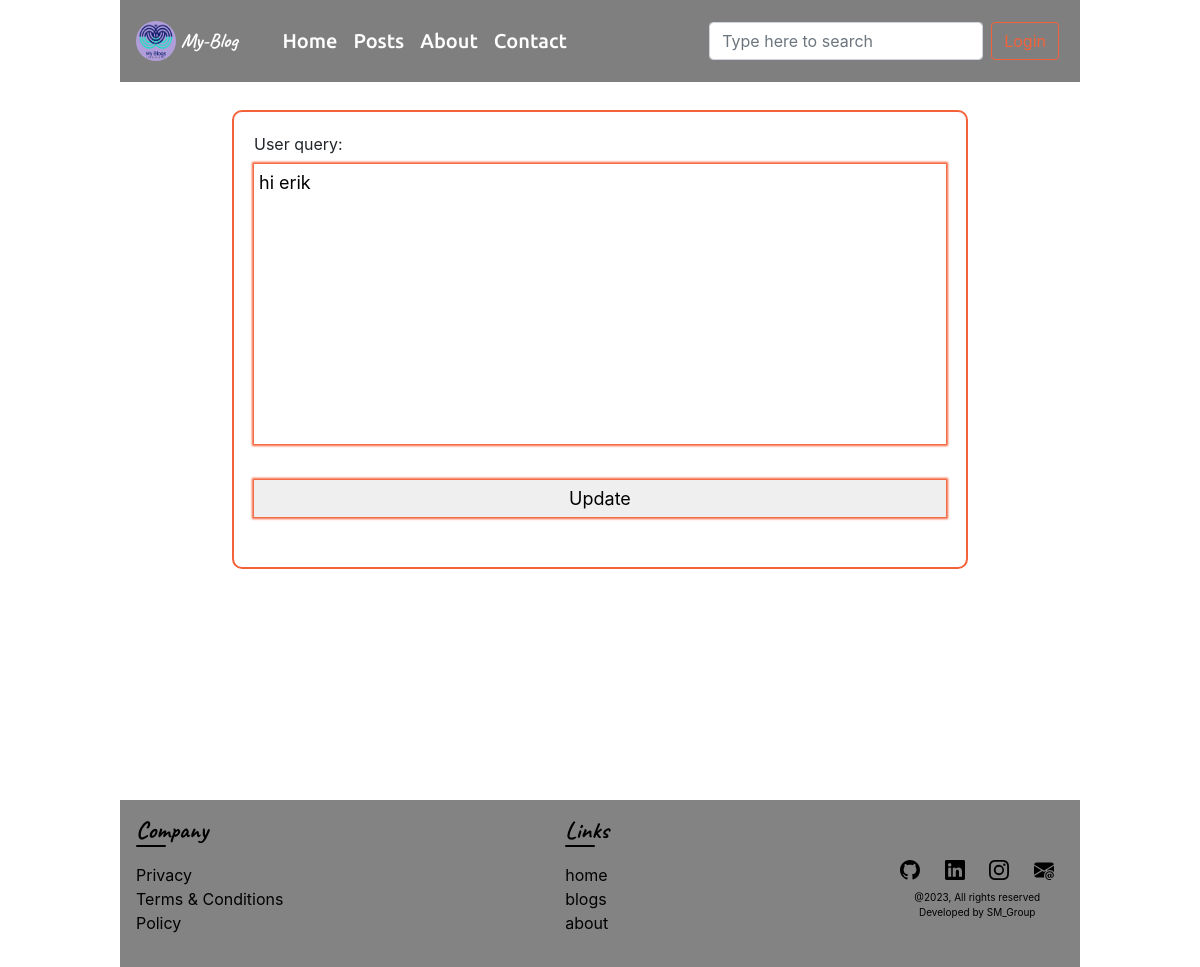
The app's page /all-posts/update-comments/1/, older data.
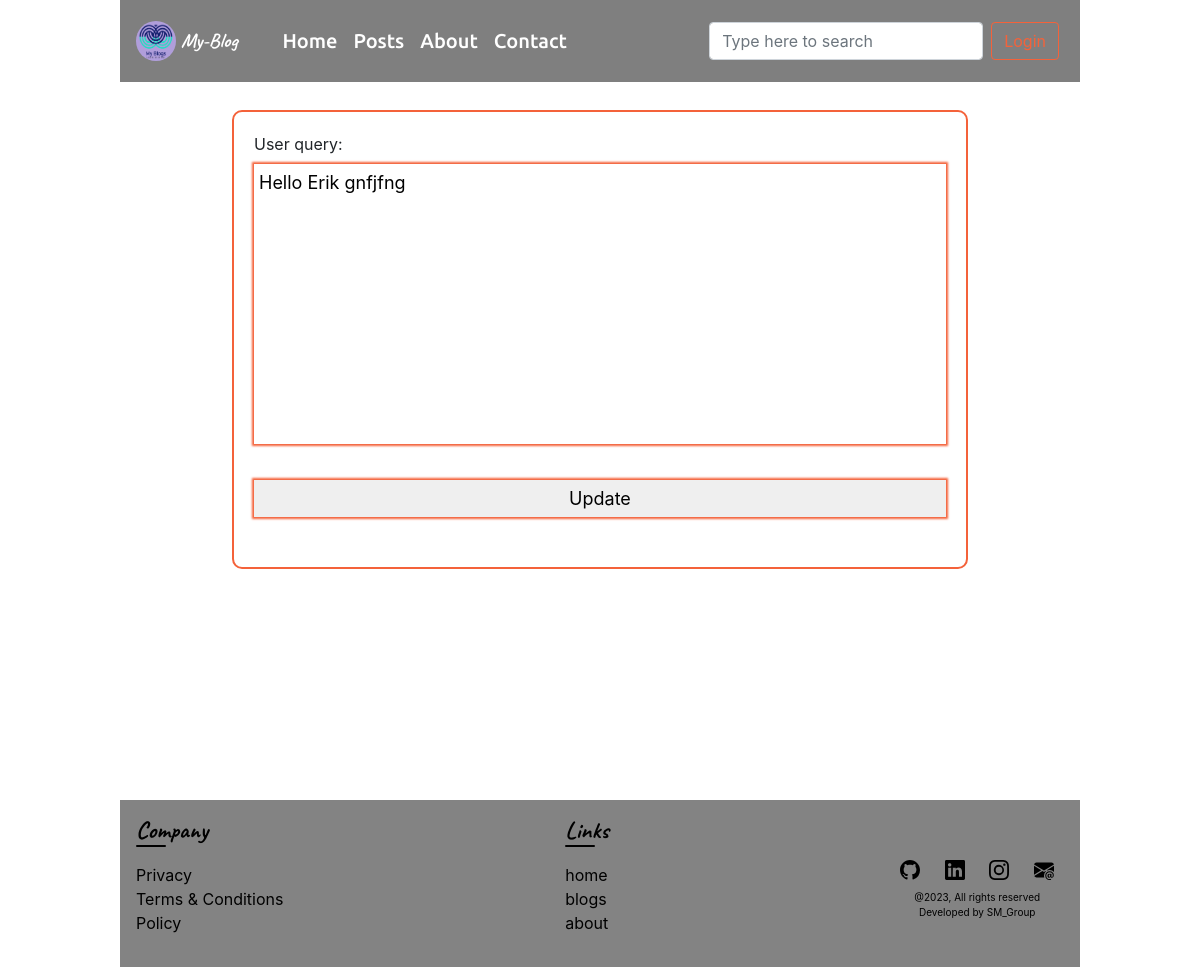
The same page, newer data.
### base/models.py (models this page shows, shortened)
class logginedUser(models.Model):
    user = models.ForeignKey(User, on_delete=models.CASCADE)
    user_query = models.TextField()
    user_created = models.DateTimeField(auto_now_add=True)

### base/views.py (the view)
# urls.py: path('all-posts/update-comments/<str:pk>/', views.updateComments, name="updateComments"),
def updateComments(request, pk):
    update_post = logginedUser.objects.get(id=pk)
    post = updateUserComments(instance=update_post)
    if request.method == 'POST':
        post = updateUserComments(request.POST, instance=update_post)
        if post.is_valid():
            post.save()
            return redirect('post')
        else:
            post = updateUserComments(instance=update_post)
    else:
        return render(request, 'comments.html', {'post': post, 'update_post': update_post})

### base/forms.py
class updateUserComments(ModelForm):
    class Meta:
        model = logginedUser
        fields = ['user_query']

### templates/comments.html (shortened to what this page needs)
{% extends "base.html" %}
{% block content %}
<section class="main-section">
    <div class="fact-form">
        <form action="" method="post">
            {{post}}
            <input type="submit" value="Update">
        </form>
    </div>
</section>
{% endblock %}

Row changes from the older to the newer data that the page shows:
changed logginedUser: user_query "hi erik" → "Hello Erik gnfjfng"
